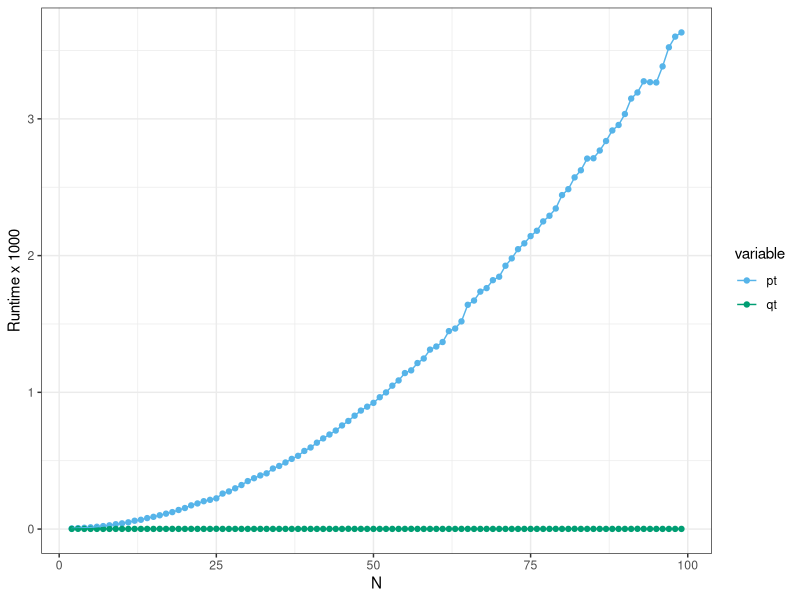

Source code (R):
library(ggplot2)
library(ggthemes)
library(reshape2)

data <- read.csv("rmq_naive.csv",header=F,sep=",")

pt <- data$V1[1:98]
qt <- data$V1[99:196]

df <- data.frame(pt=pt,qt=qt)
df$n <- seq(2,nrow(df)+1)

df <- melt(df,id.vars=c("n"))

pdf("rmq_naive.pdf",width=7,height=4)
ggplot(df,aes(x=n,y=value,color=variable)) +
    geom_point() +
    geom_line() +
    scale_x_continuous("N") +
    scale_y_continuous("Runtime x 1000") +
    scale_color_pander() +
    theme_bw()

